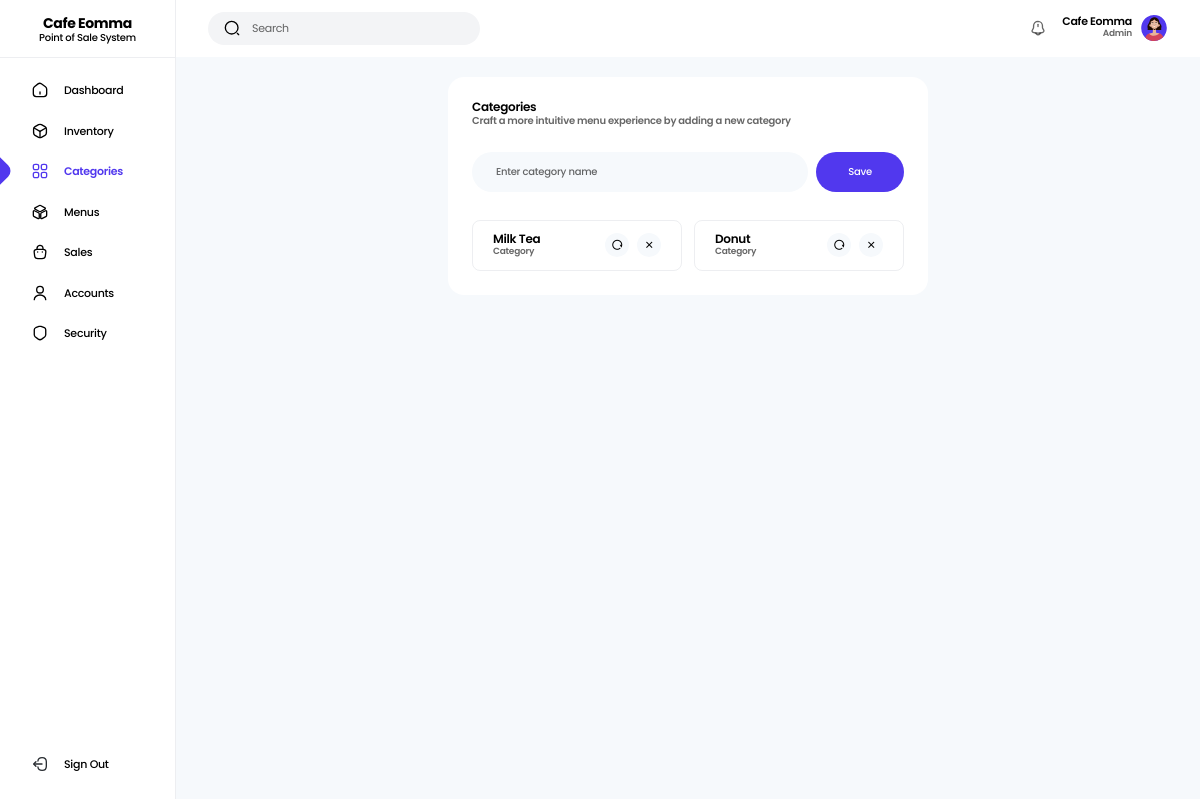
The page /app/Views/categories.php (signed in) on the database as committed earlier.
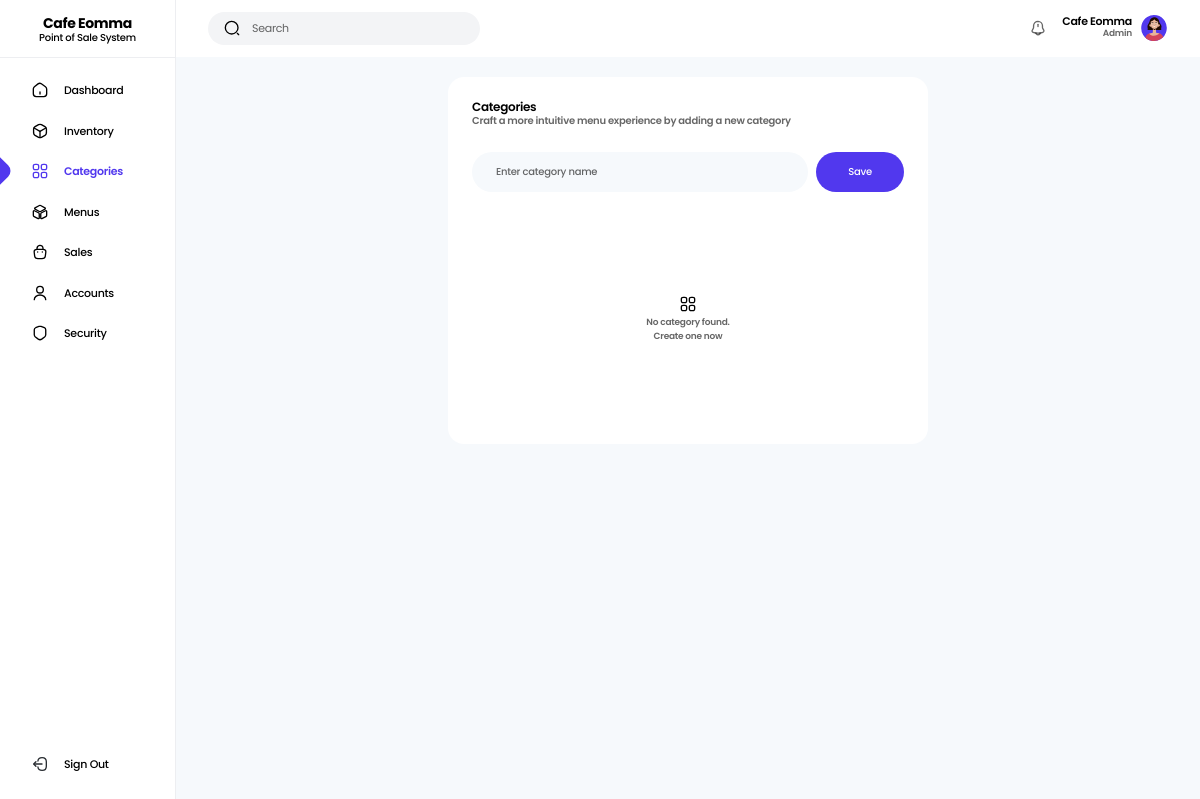
The same page on the database as committed later.
### tables this page shows
CREATE TABLE `categories` (
  `id` int(11) NOT NULL,
  `category_id` varchar(200) NOT NULL,
  `category_name` varchar(50) NOT NULL,
  `category_status` tinyint(4) NOT NULL DEFAULT 1,
  `date_created` datetime NOT NULL
);

### config/init.php (called while the page is built, shortened)
<?php
$database = new Database();
$conn = $database->getConnetion($_ENV['DB_HOST'], $_ENV['DB_NAME'], $_ENV['DB_USERNAME'], $_ENV['DB_PASSWORD']);
$helper = new DbHelper($conn);
$categoryController = new CategoryController($helper);

### app/Controllers/CategoryController.php (called while the page is built, shortened)
<?php
class CategoryController
{
  private $helper;
  public function __construct(DbHelper $helper)
  {
    $this->helper = $helper;
  }
  public function show(): array
  {
    $this->helper->query("SELECT * FROM `categories` ORDER BY `id` DESC");
    return $this->helper->fetchAll();
  }
}

### app/Utils/DbHelper.php (called while the page is built, shortened)
<?php
class DbHelper
{
  private $stmt;
  private $conn;
  public function __construct(PDO $db)
  {
    $this->conn = $db;
  }
  public function query(string $query, array $values = []): string
  {
    $this->stmt = $this->conn->prepare($query);
    return empty($values)
      ? $this->stmt->execute()
      : $this->stmt->execute($values);
  }
  public function fetchAll(): array
  {
    return $this->stmt->fetchAll(PDO::FETCH_OBJ);
  }
}

### app/Views/categories.php (the view, shortened to what this page needs)
<?php
  require_once __DIR__.'/../../config/init.php';
  require('./app/Views/partials/_header.php');
?>
  <main class="min-h-screen grid md:grid-cols-[11rem_auto] bg-light-gray">
    <?php require('./app/Views/partials/_sidebar.php') ?>
    <section>
      <?php require('./app/Views/partials/_topnav.php') ?>
      <div class="min-h-[calc(100vh-4.5rem)] flex items-center justify-center pt-20 md:pt-5 pb-5 px-8">
        <div class="w-[min(30rem,100%)] bg-white rounded-2xl p-6">
          <div class="mb-6">
            <p class="text-xs font-semibold text-black leading-none">Categories</p>
            <p class="text-[10px] font-semibold text-black/60">Craft a more intuitive menu experience by adding a new category</p>
          </div>
          <form autocomplete="off" id="save-category-form">
            <div class="flex flex-col md:flex-row gap-3 md:gap-2 mb-4">
              <div class="flex items-center w-full h-10 bg-light-gray rounded-full px-6 mb-3">
                <input type="text" name="category_name" class="w-full h-full text-[10px] font-medium text-black placeholder:text-black/60 bg-transparent" placeholder="Enter category name">
              </div>
              <button type="submit" id="save-category-btn" class="w-full md:w-fit h-10 bg-primary text-white text-[10px] font-medium px-8 rounded-full disabled:cursor-wait">Save</button>
            </div>
          </form>
          <?php if(count($categoryController->show()) > 0){ ?>
            <div class="grid md:grid-cols-2 gap-3">
            <?php foreach($categoryController->show() as $category): ?>
              <div class="flex items-center gap-2 border border-gray-300/40 py-3 px-5 rounded-lg">
                <div>
                  <p class="text-xs font-semibold text-black leading-none"><?= $category->category_name ?></p>
                  <p class="text-[9px] font-semibold text-black/60">Category</p>
                </div>
                <?php
                  if ($category->category_status == 1) {
                ?>
                  <button type="button" class="update-category bg-light-gray w-6 h-6 rounded-full ml-auto text-xs disabled:cursor-wait" title="Update Category" data-id="<?= $category->category_id ?>">
                    <i class="ri-restart-line pointer-events-none"></i>
                  </button>
                  <button type="button" class="delete-category bg-light-gray w-6 h-6 rounded-full text-xs disabled:cursor-wait" title="Delete Category" data-id="<?= $category->category_id ?>">
                    <i class="ri-close-fill pointer-events-none"></i>
                  </button>
                <?php
                  } else {
                ?>
                  <button type="button" class="undo-category bg-gray-100 w-10 h-6 text-[10px] font-medium rounded-sm ml-auto disabled:cursor-wait" title="Undo Delete" data-id="<?= $category->category_id ?>">
                    Undo
                  </button>
                <?php
                  }
                ?>
              </div>
            <?php endforeach ?>
            </div>
          <?php } else{ ?>
            <div class="h-[200px] flex flex-col items-center justify-center gap-1">
              <img src="<?php echo SYSTEM_URL ?>public/icons/category.svg" alt="category" class="w-4 h-4">
              <p class="text-[9px] font-semibold text-black/60 text-center">No category found. <br> Create one now</p>
            </div>
          <?php } ?>
        </div>
      </div>
    </section>
  </main>
<?php require('./app/Views/partials/_footer.php') ?>

Rows that differ between the two databases and show on the page:
removed categories: category_name "Milk Tea"
removed categories: category_name "Donut"
Other text that changed with them:
text now shown: "No category found. Create one now"
